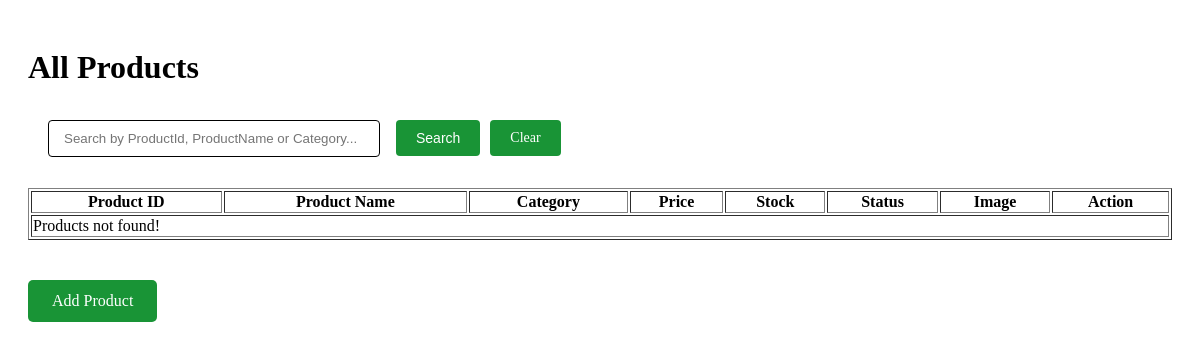
Before: /Features/Dashboards/Views/EmployeeProduct.php with the older database file.
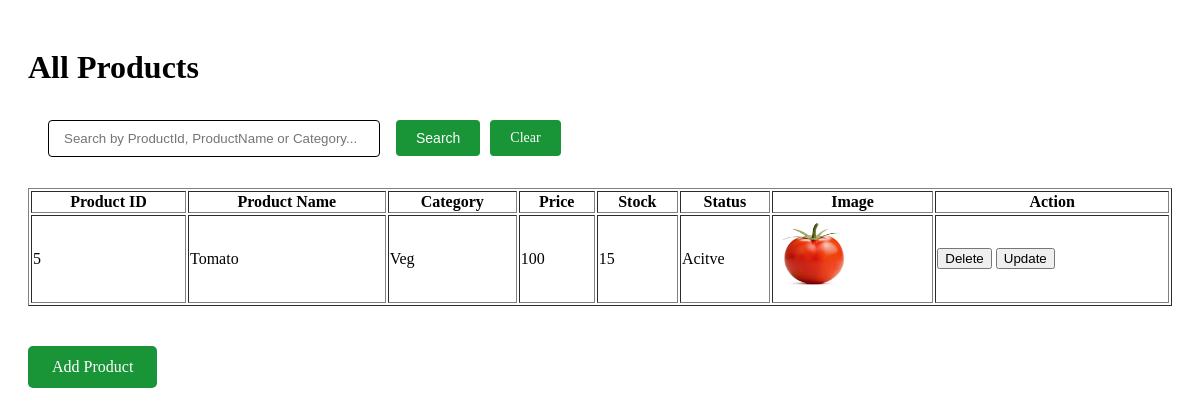
After: the same page with the newer database file.
### tables this page shows
CREATE TABLE `allproducts` (
  `productID` int(11) NOT NULL,
  `productName` varchar(40) NOT NULL,
  `category` varchar(40) NOT NULL,
  `price` double NOT NULL,
  `stock` int(11) NOT NULL,
  `status` varchar(25) NOT NULL,
  `image` mediumblob NOT NULL
);

### Features/ProductManagement/Models/productModel.php (called while the page is built, shortened)
<?php
function getAllProduct(){
    $con=getConnection();
    $sql="select * from allproducts";
    $result=mysqli_query($con, $sql);
    return $result;
}
?>

### Features/Dashboards/Views/EmployeeProduct.php (the view, shortened to what this page needs)
<?php
require_once('../../ProductManagement/Models/productModel.php');
if(isset($_GET['search']) && $_GET['search'] !=''){
    $res = searchProducts($_GET['search']);
}
else{
    $res = getAllProduct();
}
?>
<!DOCTYPE html>
<html lang="en">
<head>
    <link rel="stylesheet" href="../Assets/Admin.css">
</head>
<body>
    <div id="productsView">
        <h1>All Products</h1>
        <div class="search">
            <form method="GET" action="Employee.php">
                <input type="text" name="search" placeholder="Search by ProductId, ProductName or Category..."
                value="<?php if(isset($_GET['search'])) echo $_GET['search']; ?>">
                <div class="searchbtn">
                    <button type="submit">Search</button>
                    <a href="Employee.php?page=products" class="clearbtn">Clear</a>
                </div>
            </form>
        </div>
        <table border="1" width="100%">
            <tr>
                <th>Product ID</th>
                <th>Product Name</th>
                <th>Category</th>
                <th>Price</th>
                <th>Stock</th>
                <th>Status</th>
                <th>Image</th>
                <th>Action</th>
            </tr>
            <?php
            if(mysqli_num_rows($res)>0){
                while($row=mysqli_fetch_assoc($res)){
            ?>
            <tr>
                <td><?php echo $row['productID']?></td>
                <td><?php echo $row['productName']?></td>
                <td><?php echo $row['category']?></td>
                <td><?php echo $row['price']?></td>
                <td><?php echo $row['stock']?></td>
                <td><?php echo $row['status']?></td>
                <td>
                    <img height="80" width="80" src="../../ProductManagement/Assets/<?php echo $row['image']?>">
                </td>
                <td>
                    <form method="post" style="display:inline;">
                        <button type="submit" name="action" value="delete"
                                onclick="return confirm('Are you sure you want to delete this product?')">
                            Delete
                        </button>
                        <button type="submit" name="action" value="update">
                            Update
                        </button>
                    </form>
                </td>
            </tr>
            <?php
                }
            }
            else{
                echo "<tr><td colspan='8'>Products not found!</td></tr>";
            }
            ?>
        </table>
        <a id="addProduct" href="../../ProductManagement/Views/AddProduct.php">Add Product</a>
    </div>
</body>
</html>

Changed rows visible on the page:
added allproducts: productID "5", productName "Tomato", category "Veg", price "100", stock "15", status "Acitve", image (picture)
Other visible differences:
text no longer shown: "Products not found!"
